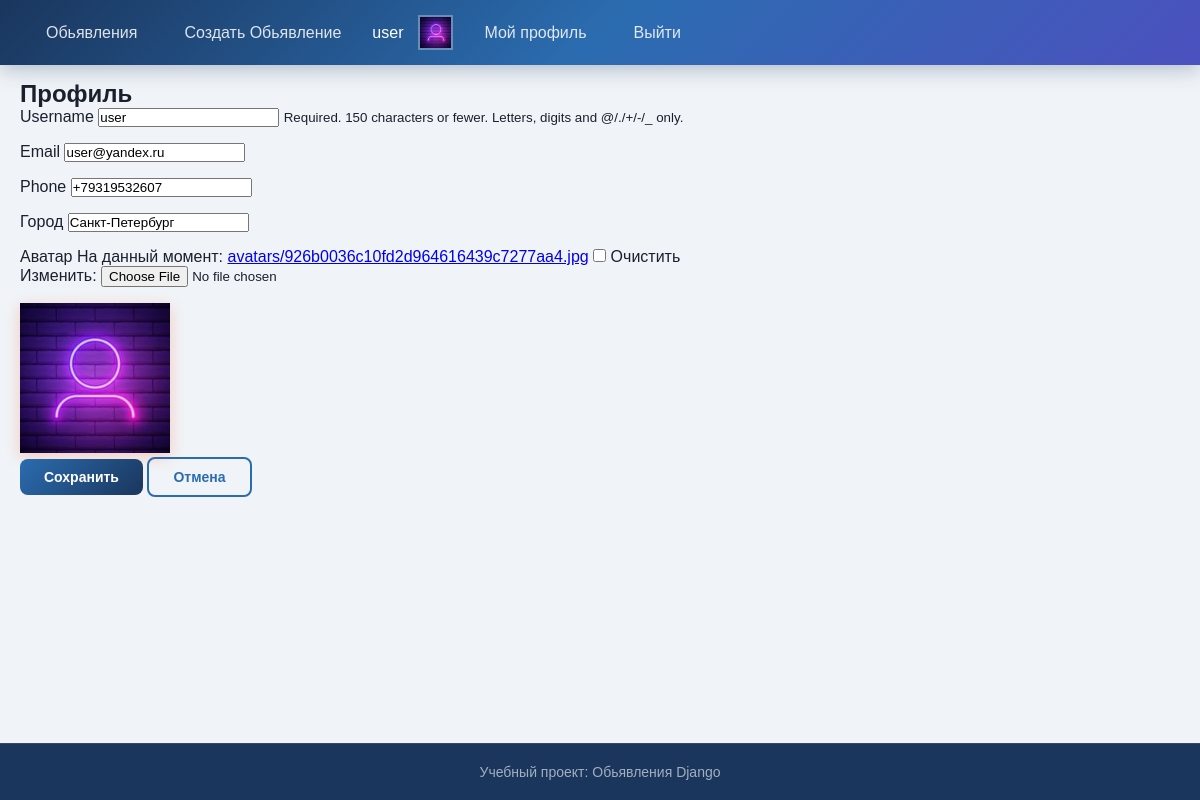
The page /users/account/ (signed in) on the database its author committed.
### users/models.py (models this page shows, shortened)
class User(AbstractUser):
    ROLE = (
        ('user', 'Пользаватель'),
        ('admin', 'Администратор')
    )
    email = models.EmailField(unique=True)
    phone = models.CharField(max_length=20, blank=True, null=True)
    city = models.CharField(max_length=100, blank=True, null=True, verbose_name='Город')
    role = models.CharField(max_length=10,choices=ROLE,default='user',verbose_name='Роль')
    avatar = models.ImageField('аватар', upload_to='avatars/', blank=True, null=True)
    is_verified = models.BooleanField(default=False)
    groups = models.ManyToManyField(
        'auth.Group',
        related_name='custom_user_groups',      # ← уникальное имя
        blank=True,
        verbose_name='Группы'
    )
    user_permissions = models.ManyToManyField(
        'auth.Permission',
        related_name='custom_user_permissions', # ← уникальное имя
        blank=True,
        verbose_name='Права'
    )
    class Meta:
        verbose_name = 'Пользователь'
        verbose_name_plural = 'Пользователи'

### users/views.py (the view)
# urls.py: path('account/', views.account_view, name='account'),
def account_view(request):
    if request.method=="POST":
        form = UserUpdateForm(request.POST, request.FILES, instance = request.user)
        if form.is_valid():
            form.save()
    form = UserUpdateForm(instance=request.user)
    context = {'form': form}
    return render(request, "users/account.html", context = context)

### users/forms.py
class UserUpdateForm(forms.ModelForm):
    class Meta:
        model = User
        fields = ('username', 'email', 'phone', 'city', 'avatar')

### templates/users/account.html (shortened to what this page needs)
{% extends 'base.html' %}
{% load static %}
{% block content %}
  <section class="form-page">
    <h1> Профиль </h1>
    <form method="post" enctype="multipart/form-data" class="content-form">
    {% for field in form %}
      <div class="form-group">
        <label for="{{ field.id_for_label }}">{{ field.label }}</label>
        {{ field }}
        {% if field.help_text %}
          <small class="help-text">{{ field.help_text }}</small>
        {% endif %}
      </div>
    {% endfor %}
      <div class="avatar-container">
        {% if user.avatar %}
            <img src="{{ user.avatar.url }}" alt="Аватар пользователя" class="avatar">
        {% else %}
            <p>Аватар отсутствует</p>
        {% endif %}
      </div>
    <button type="submit" class="btn btn-primary">Сохранить</button>
    <a class="btn btn-secondary" href="">Отмена</a>
  </form>
</section>
{% endblock %}

### templates/base.html (shortened to what this page needs)
{% load static %}
<!DOCTYPE html>
<html lang="ru">
<head>
    <link rel="stylesheet" href="{% static 'css/style.css' %}">
</head>
<body>
    <header>
        <nav>
            <a href="{% url 'index' %}">Обьявления</a>
            <a href="{% url 'board:board_form' %}">Создать Обьявление</a>
            {% if user.is_authenticated %}
                <span>{{ user.username }}</span>
                <div class="avatar-header">
                    {% if user.avatar %}
                        <img src="{{ user.avatar.url }}" alt="Аватар пользователя" class="avatar">
                    {% endif %}
                </div>
                <a href="{% url 'users:account' %}">Мой профиль</a>
                <a href="{% url 'users:logout' %}">Выйти</a>
            {% else %}
                <a href="{% url 'users:login' %}">Войти</a>
                <a href="{% url 'users:register' %}">Регистрация</a>
            {% endif %}
        </nav>
    </header>
    <main>
        <div class="PageContent">
           {% block content %}
           {% endblock %}
        </div>
    </main>
    <footer>
        <p>Учебный проект: Обьявления Django</p>
    </footer>
</body>
</html>

### static/css/style.css (style rules this page uses)
* { margin: 0; padding: 0; box-sizing: border-box; }
html, body { height: 100%; }
body { font-family: Arial, sans-serif; background: #F0F4F8; color: #1A202C; display: flex; flex-direction: column; min-height: 100vh; }
header { background: linear-gradient(135deg, #1A365D 0%, #2B6CB0 50%, #4C51BF 100%); display: flex; align-items: center; justify-content: space-between; padding: 15px 30px; position: fixed; top: 0; left: 0; width: 100%; z-index: 1000; box-shadow: 0 4px 20px rgba(26, 54, 93, 0.3); }
header a { color: #FFFFFF; text-decoration: none; font-size: 16px; }
header nav { display: flex; align-items: center; gap: 15px; }
header nav a { color: rgba(255, 255, 255, 0.85); padding: 8px 16px; border-radius: 8px; transition: all 0.3s ease; }
header nav span { color: #FFFFFF; }
main { flex: 1; padding-top: 80px; padding-bottom: 30px; }
.PageContent { max-width: 1200px; margin: 0 auto; padding: 0 20px; }
footer { background: #1A365D; color: rgba(255, 255, 255, 0.6); text-align: center; padding: 20px 30px; margin-top: auto; border-top: 1px solid rgba(255, 255, 255, 0.1); }
footer p { margin: 0; font-size: 14px; }
.btn { display: inline-block; padding: 10px 24px; border: none; border-radius: 8px; font-size: 14px; font-weight: 600; cursor: pointer; text-align: center; transition: all 0.3s ease; text-decoration: none; }
.btn-primary { background: linear-gradient(135deg, #2B6CB0, #1A365D); color: white; }
.btn-secondary { background: transparent; border: 2px solid #2B6CB0; color: #2B6CB0; }
.form-group { margin-bottom: 16px; }
.avatar { width: 150px; height: 150px; object-fit: cover; box-shadow: 0 4px 15px rgba(255, 107, 53, 0.3); background: #2a2a2a; }
.avatar-header { width: 35px; height: 35px; overflow: hidden; border: 2px solid rgba(255, 255, 255, 0.3); flex-shrink: 0; }
.avatar-header img { width: 100%; height: 100%; object-fit: cover; }

### rows shown on the page
User: username "user", avatar (picture), form "user" "user@yandex.ru" "+79319532607" "Санкт-Петербург"

### other values the page prints
{{ field.label }} "Username" "Email" "Phone" "Город" "Аватар"
{{ field.help_text }} "Required. 150 characters or fewer. Letters, digits and @/./+/-/_ only."
